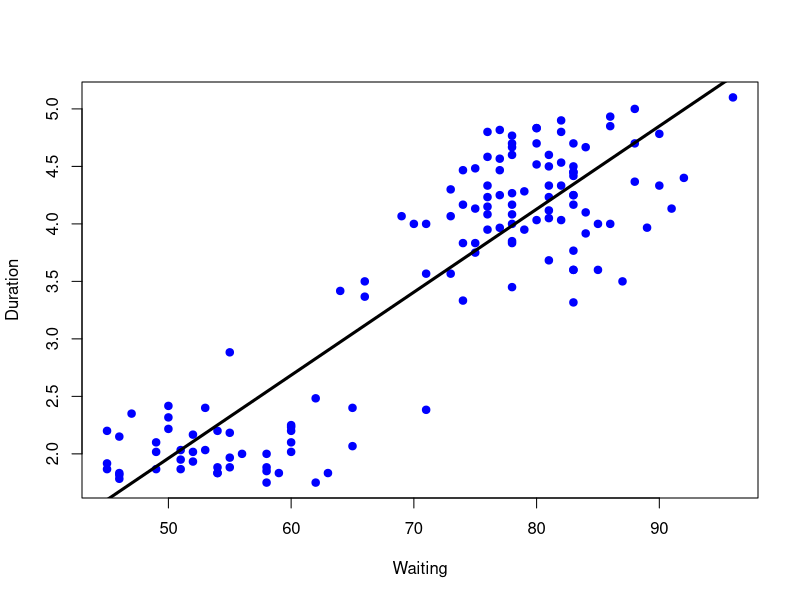
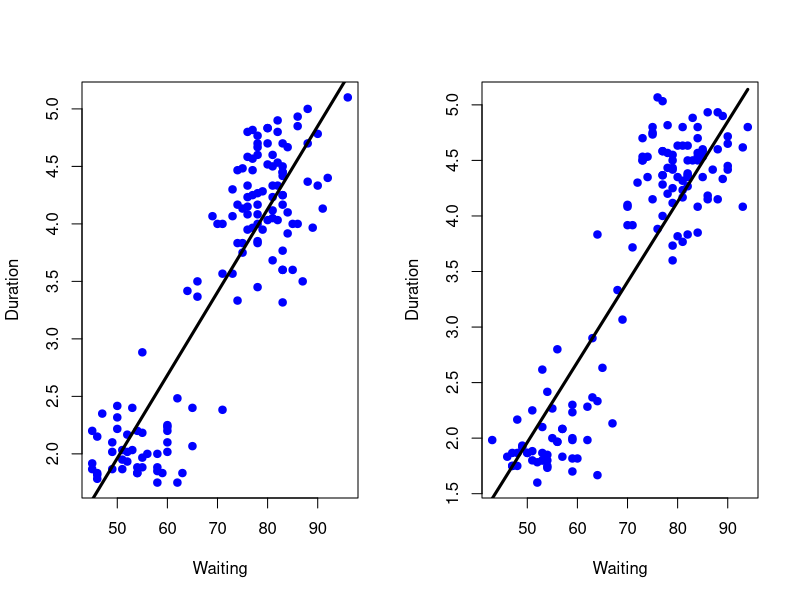
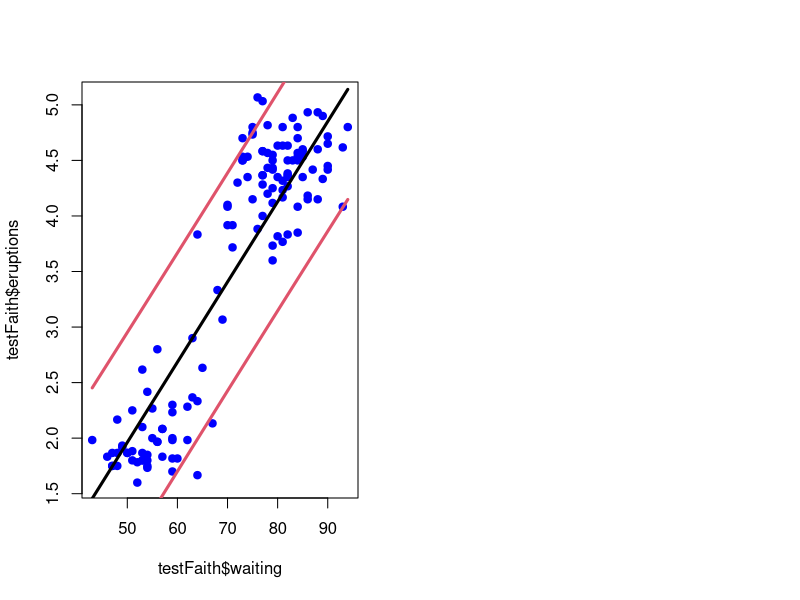

The R source for these figures, in order:
#using a data set to analyze geyser eruptions. Overall looking at how waiting time until eruption predicts eruption duration.
library(caret); data(faithful); set.seed(333)
inTrain <- createDataPartition(y=faithful$waiting, p = 0.5, list=FALSE)
trainFaith <- faithful[inTrain,]; testFaith <- faithful[-inTrain,]

head(trainFaith)#looking at training set.

#plot to look at waiting time until eruption by the duration of the eruption.
plot(trainFaith$waiting, trainFaith$eruptions, pch=19, col="blue", xlab="Waiting", ylab="Duration")
#by inspection there seems to be a linear relationship.

#using lm command to fit a linear model:
lm1 <- lm(eruptions ~ waiting, data=trainFaith) #eruptions is outcome variable. ~ means as a function of (everything to right).
summary(lm1)
#For the output we want to look at Estimates. Intercept estimate (-1.79) is intercept or b0 from formula in notebook. 
#Estimate of waiting time (.07) is b1 in formula from notebook.
#So new EDi add -1.79 + .07(new waiting time) to predict eruption duration. This is taken from given formula found in notebook and slids.

#Now plotting the fitted values of the linear fit (lm1$fitted):
lines(trainFaith$waiting, lm1$fitted, lwd=3) #Plotting line vs predictor (trainFaith$waiting)

#predicting a new value:
#using coef command to represent the coffeicients (b0 and b1 from formula)
coef(lm1)[1] + coef(lm1)[2]*80 #first term is intercept(beta-hat0). second term is value fit for waiting time (beta-hat1). 80 represents new waiting time to predict eruption time from.

#Instead of doing it manually we can also use the predict function:
newdata <- data.frame(waiting=80)
predict(lm1, newdata) #lm1 is fitted model from training set.
#also outputs prediction for new waiting time value.

#Since we've built the model on the training set we now want to see how it doesn on the test set.
par(mfrow=c(1,2))
plot(trainFaith$waiting, trainFaith$eruptions, pch=19, col="blue", xlab="Waiting", ylab="Duration")
lines(trainFaith$waiting, predict(lm1), lwd=3)
plot(testFaith$waiting, testFaith$eruptions, pch=19, col="blue", xlab="Waiting", ylab="Duration")
lines(testFaith$waiting, predict(lm1, newdata=testFaith),lwd=3)

#Next we want to gather the training and test set errors
sqrt(sum((lm1$fitted-trainFaith$eruptions)^2)) #training set error (RMSE, root mean square error, measuring how close the fitted values are to the real values)
#calculating RMSE on test set.
sqrt(sum((predict(lm1, newdata=testFaith)-testFaith$eruptions)^2))#again using lm but now passing test data set and then subtracting actual values(testFaith$eruptions)
#** Test data set error is almost always larger than training set

#Can also calculate prediction intervals
#new predictions for test data set based upon training data set:
pred1 <- predict(lm1, newdata=testFaith, interval="prediction")#addition of prediction interval input
#ordering values for test data set:
ord <- order(testFaith$waiting)
#plotting test waiting times vs eruption times
plot(testFaith$waiting, testFaith$eruptions, pch=19, col="blue")
#adding lines to create a region that we expect the prediction values to land.
matlines(testFaith$waiting[ord], pred1[ord,], type="l",col=c(1,2,2), lty=c(1,1,1), lwd=3)
#represents range of possible predictions you may get.

#this can all be done in the caret package:
#same process but easier, eruptions is the output. Waiting time is the predicton. build on training set. Method is linear model.
modFit <- train(eruptions ~ waiting, data=trainFaith, method="lm")#eruptions is outcome, waiting time is predictor, looked at trained on the training set and method is linear model.
summary(modFit$finalModel)
#notice the estimates should be the same as the long version.
